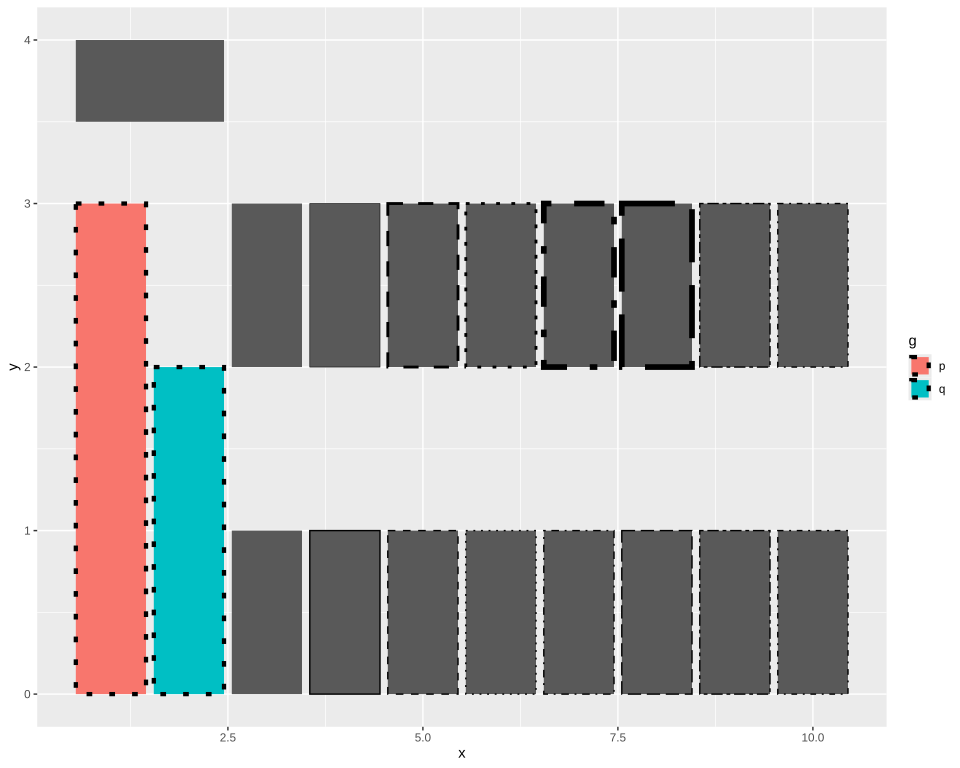

This figure's R source:
# The plot test/golden/bar_line_types.svg draws, drawn by ggplot2 itself, as ggplot2's own visual
# tests draw their snapshots: the independent check on that golden whenever it changes. The suite
# never runs this; it needs R, ggplot2 and vdiffr, saved as the Docker image giggly-r:ggplot2-4.0.3.
# From the repository's root:
#
#   docker run --rm -v "$PWD/test/golden":/golden:ro giggly-r:ggplot2-4.0.3 \
#     Rscript /golden/bar_line_types.R > bar_line_types.ggplot2.svg
#
# and compare the two drawings element by element, as test/golden/point.R describes.
#
# Two bars filled by group, bordered black, 1.5 mm wide and dotted, their legend's keys each its
# fill short of the key by 1.5 mm and bordered alike; a column annotation of eight bars, each
# bordered in one of R's seven line types or the dash pattern "3313", at the default width, the
# blank one's border not drawn; and a rectangle annotation in the same eight line types at widths
# 0.2, 1 and 2 mm, two of each, then 0.5; and a dashed rectangle with no border colour. Every
# border is dashed as svglite writes it, each length times the border's width in line-width units,
# or alone where the border is narrower than one, and written whether or not the border has a
# colour. First checked with ggplot2 4.0.3 and vdiffr
# 1.0.9: every element matches, in the same order, the x axis drawn before the y as
# test/golden/point.R describes, and every clip path.

library(ggplot2)

types <- c("blank", "solid", "dashed", "dotted", "dotdash", "longdash", "twodash", "3313")
data <- data.frame(x = c(1, 2), y = c(3, 2), g = c("p", "q"))
plot <- ggplot(data, aes(x, y, fill = g)) +
  geom_col(colour = "black", linewidth = 1.5, linetype = "dotted") +
  annotate("col", x = 3:10, y = 1, colour = "black", linetype = types) +
  annotate("rect", xmin = 3:10 - 0.45, xmax = 3:10 + 0.45, ymin = 2, ymax = 3,
    colour = "black", linetype = types, linewidth = c(0.2, 0.2, 1, 1, 2, 2, 0.5, 0.5)) +
  annotate("rect", xmin = 0.55, xmax = 2.45, ymin = 3.5, ymax = 4, linetype = "dashed") +
  theme_gray()

file <- tempfile(fileext = ".svg")
vdiffr::write_svg(plot, file)
cat(readLines(file), sep = "\n")
